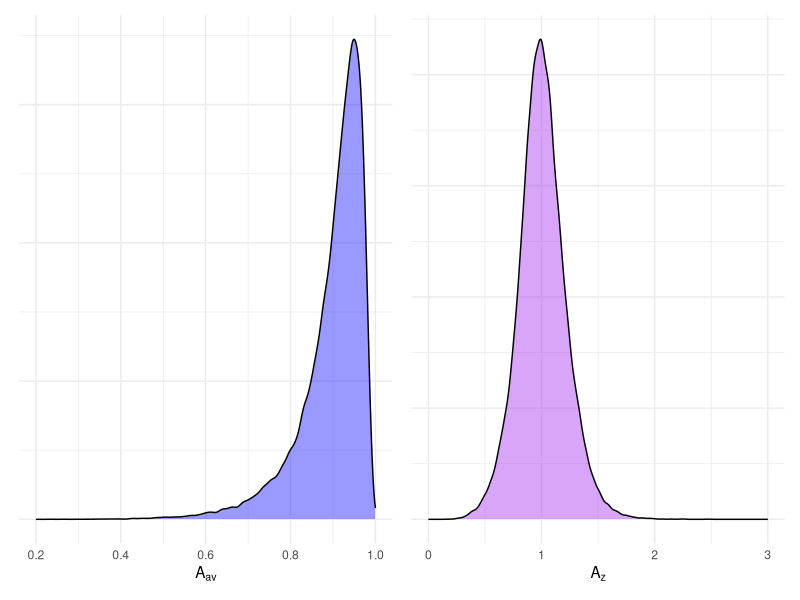
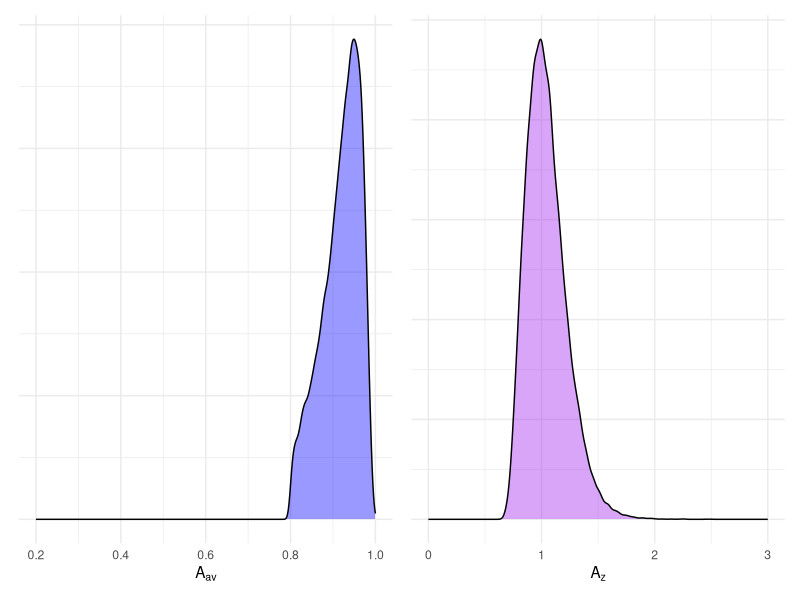
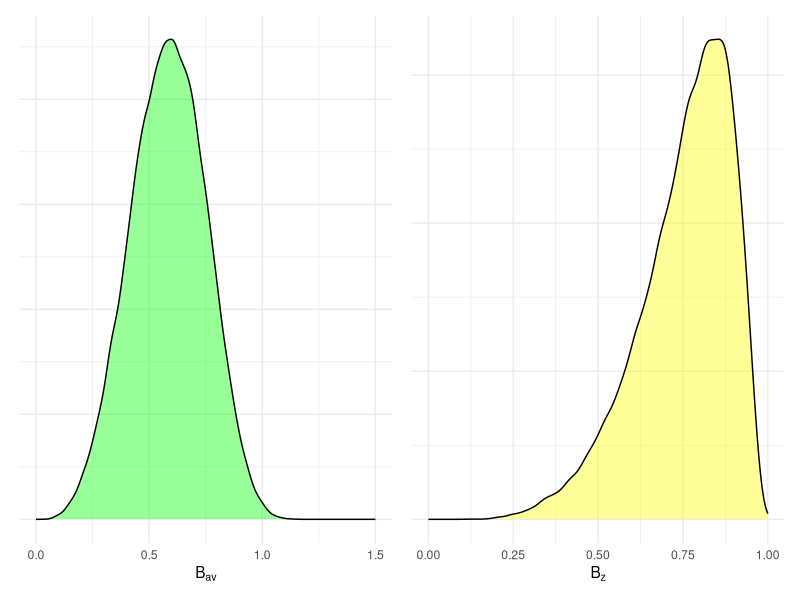
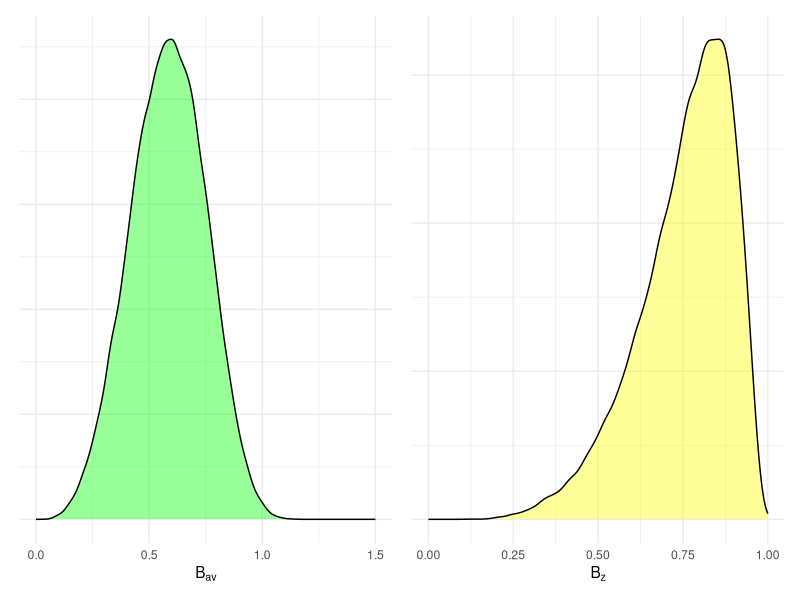
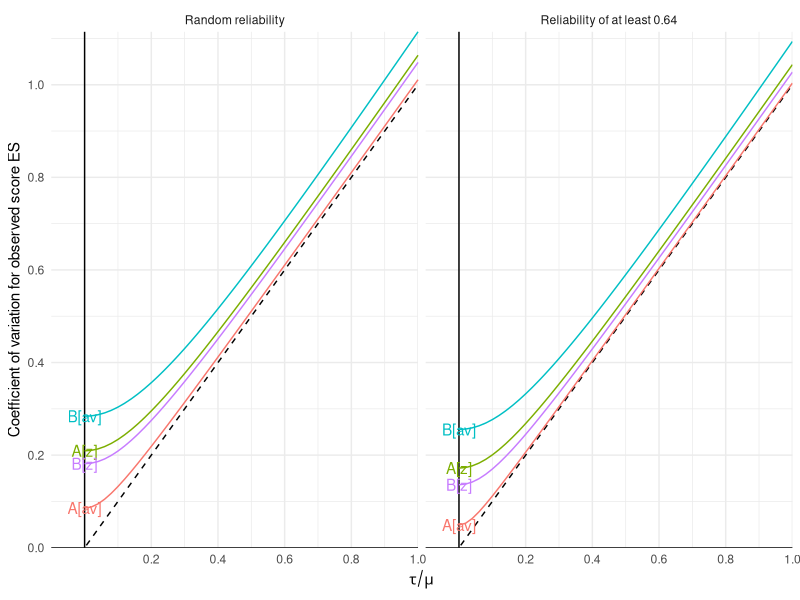

Recreate these plots in R, in order.
## ---- chunk 1
knitr::opts_chunk$set(warning = FALSE, message = FALSE)
## ---- chunk 2

R <- 50000
rho <- rbeta(R, 14, 6)
phi <- rbeta(R, 3, 5)
K <- 1 + rpois(R, 9)
A_av <- 1 / sqrt(1 + (1 - phi) / (phi * K))
A_z <- 1 / sqrt(2 * (1 - rho + (1 - phi) / (phi * K)))

library(ggplot2)
library(patchwork)

density_plot <- function(x, lab, col, limits) {
  ggplot(data.frame(x), aes(x)) + 
    xlim(limits) +
    geom_density(alpha = 0.4, fill = col) + 
    scale_y_continuous(labels = NULL) +
    theme_minimal() + 
    labs(x = lab, y = NULL)
}

p_A_av <- density_plot(A_av, expression(A[av]),"blue", c(0.2,1))
p_A_z <- density_plot(A_z, expression(A[z]), "purple", c(0, 3))
p_A_av + p_A_z
## ---- chunk 3
A_av_trunc <- A_av[A_av >= 0.8]
A_z_trunc <- A_z[A_av >= 0.8]
p_A_av_trunc <- density_plot(A_av_trunc, expression(A[av]),"blue", c(0.2, 1))
p_A_z_trunc <- density_plot(A_z_trunc, expression(A[z]), "purple", c(0, 3))
p_A_av_trunc + p_A_z_trunc
## ---- chunk 4
B_z <- sqrt((1 - rho) / (1 - rho + (1 - phi) / (phi * K)))
B_av <- sqrt(2) * (1 - rho) / sqrt(1 - rho + (1 - phi) / (phi * K))

p_B_av <- density_plot(B_av, expression(B[av]),"green", c(0,1.5))
p_B_z <- density_plot(B_z, expression(B[z]), "yellow", c(0, 1))
p_B_av + p_B_z
## ---- chunk 5
B_z_trunc <- B_z[A_av >= 0.8]
B_av_trunc <- B_av[A_av >= 0.8]

p_B_av_trunc <- density_plot(B_av, expression(B[av]),"green", c(0,1.5))
p_B_z_trunc <- density_plot(B_z, expression(B[z]), "yellow", c(0, 1))
p_B_av_trunc + p_B_z_trunc
## ---- chunk 6
library(dplyr)
dat <- tibble(A_av, A_z, B_av, B_z)

random_rel <- 
  dat |>
  summarise(
    across(everything(), ~ sd(.) / mean(.)),
    reliability = "random"
  )

controlled_rel <-
  dat |>
  filter(A_av >= 0.8) |>
  summarise(
    across(everything(), ~ sd(.) / mean(.)),
    reliability = "at least 0.64"
  )

CVs <- 
  bind_rows(random_rel, controlled_rel) |>
  mutate(
    A_ratio = A_z / A_av,
    B_ratio = B_z / B_av
  ) |>
  select(reliability, A_av, A_z, A_ratio, B_av, B_z, B_ratio)

knitr::kable(
  CVs, 
  digits = c(0,3,3,1,3,3,2),
  caption = "Coefficients of variation",
  col.names = c("Reliability","$A_{av}$","$A_z$","$A_z /A_{av}$", "$B_{av}$","$B_z$", "$B_{z} / B_{av}$"),
  escape = TRUE
)
## ---- chunk 7
library(tidyr)
library(stringr)

CV_obs <- 
  CVs |>
  select(-A_ratio, -B_ratio) |>
  pivot_longer(-reliability, names_to = "metric", values_to = "het") |>
  expand_grid(tau_mu = seq(0,1,0.02)) |>
  mutate(
    reliability = recode(reliability, 'at least 0.64' = "Reliability of at least 0.64", 'random' = "Random reliability"),
    metric = paste0(str_replace(metric, "\\_","\\["),"]"),
    CV = sqrt((1 + 2 * tau_mu^2) * het^2 + tau_mu^2)
  )

CV_obs_labs <-
  CV_obs %>%
  filter(tau_mu == 0)

ggplot(CV_obs, aes(tau_mu, CV, color = metric)) + 
  facet_wrap(vars(reliability)) +
  scale_x_continuous(expand = expansion(c(0.1,0),0), breaks = seq(0.2, 1, 0.2)) + 
  scale_y_continuous(expand = expansion(0,0), breaks = seq(0, 1, 0.2)) + 
  geom_vline(xintercept = 0) + 
  geom_hline(yintercept = 0) + 
  geom_abline(slope = 1, linetype = "dashed") + 
  geom_text(data = CV_obs_labs, aes(x = tau_mu, y = CV, color = metric, label = metric)) + 
  geom_line() + 
  theme_minimal() + 
  labs(x = expression(tau / mu), y = "Coefficient of variation for observed score ES") + 
  theme(legend.position = "none")
